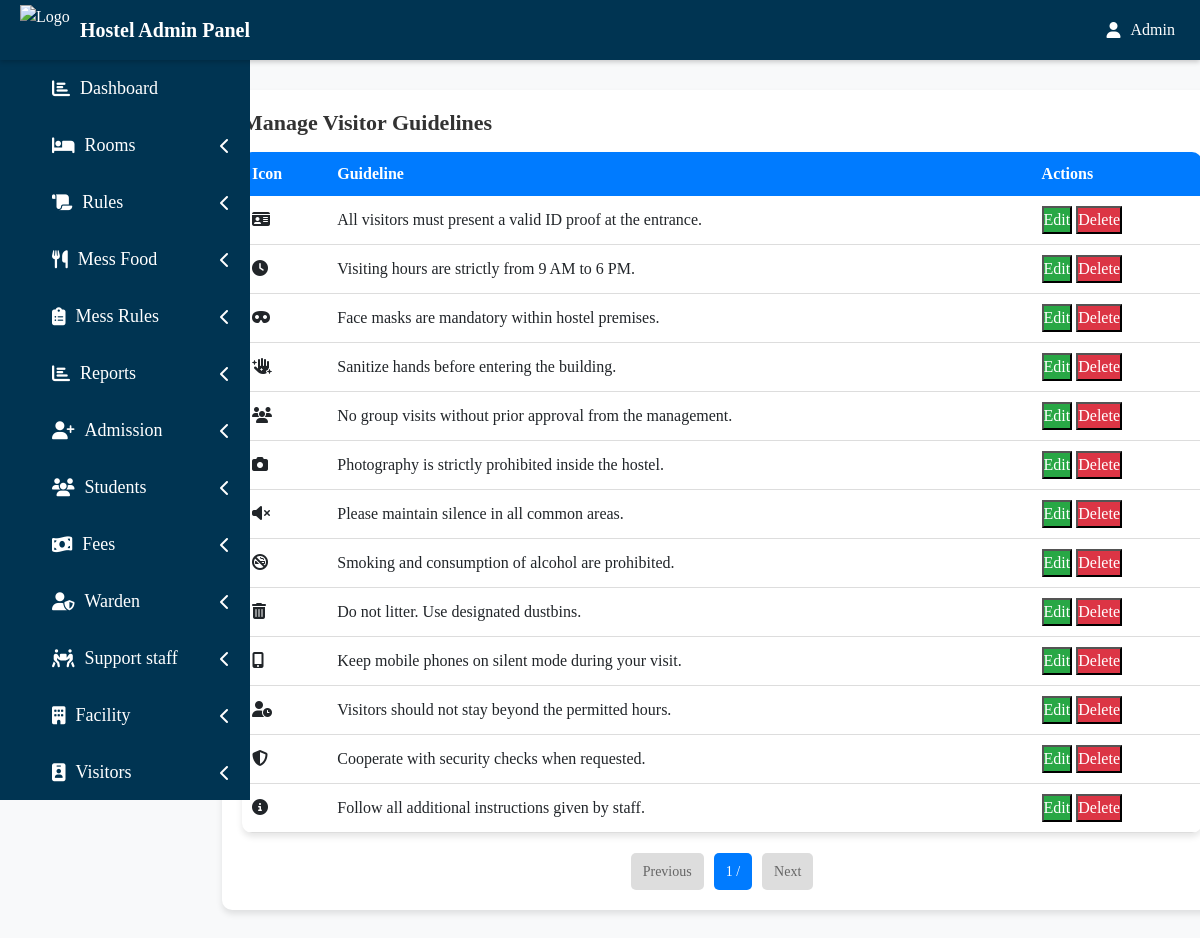
Screenshot of /hadmin/admin_manage_guidelines.php,.php with the database file from the repository.
### tables this page shows
CREATE TABLE `visitor_guidelines` (
  `id` int(11) NOT NULL,
  `icon` varchar(100) NOT NULL,
  `guideline` text NOT NULL
);

### hadmin/admin_manage_guidelines.php,.php (the view, shortened to what this page needs)
<?php
$page = isset($_GET['page']) ? (int)$_GET['page'] : 1;
$page = max(1, $page);
?>
<!DOCTYPE html>
<html>
<head>
    <link rel="stylesheet" href="https://cdnjs.cloudflare.com/ajax/libs/font-awesome/6.5.1/css/all.min.css">
    <link href="https://cdn.jsdelivr.net/npm/bootstrap@5.3.0/dist/css/bootstrap.min.css" rel="stylesheet">
</head>
<body>
     <?php  include ('include/side.php');?>
    <div class="container mt-4">
        <div class="container1">
            <fieldset>
                <legend><h1>Manage Visitor Guidelines</h1></legend>
                    <table>
        <tr>
            <th>Icon</th>
            <th>Guideline</th>
            <th>Actions</th>
        </tr>
        <?php
        $result = mysqli_query($conn, "SELECT * FROM visitor_guidelines");
        while($row = mysqli_fetch_assoc($result)){
            echo "<tr>
                    <td><i class='".$row['icon']."'></i></td>
                    <td>".$row['guideline']."</td>
                    <td>
                        <a href='admin_edit_guideline.php?id=".$row['id']."'><button class='edit-btn'>Edit</button></a>
                        <a href='admin_manage_guidelines.php?delete=".$row['id']."' onclick=\"return confirm('Are you sure?');\"><button class='delete-btn'>Delete</button></a>
                    </td>
                </tr>";
        }
        ?>
    </table>
                <div class="pagination">
                    <?php if ($page > 1): ?>
                        <a href="?page=<?php echo $page - 1 . $searchParam; ?>">Previous</a>
                    <?php else: ?>
                        <span class="disabled">Previous</span>
                    <?php endif; ?>
                    <span><?php echo $page; ?> / <?php echo $totalPages; ?></span>
                    <?php if ($page < $totalPages): ?>
                        <a href="?page=<?php echo $page + 1 . $searchParam; ?>">Next</a>
                    <?php else: ?>
                        <span class="disabled">Next</span>
                    <?php endif; ?>
                </div>
            </fieldset>
        </div>
    </div>
</body>
</html>

### hadmin/admin_manage_guidelines.php,.php (style rules this page uses)
body { font-family: 'Poppins', sans-serif; background-color: #f8f9fa; }
.container1 { background: #fff; padding: 20px; border-radius: 10px; box-shadow: 0 4px 6px rgba(0, 0, 0, 0.1); margin-top: 90px; margin-left: 180px; width: 1000px; margin-bottom: 30px; }
h1 { font-size: 22px; font-weight: 600; color: #333; }
table { width: 100%; background: #fff; border-radius: 10px; overflow: hidden; box-shadow: 0 4px 6px rgba(0, 0, 0, 0.1); }
th { background: #007bff; color: white; text-align: left; padding: 10px; }
td { padding: 10px; border-bottom: 1px solid #ddd; }
.edit-btn { background: #28a745; color: white; }
.delete-btn { background: #dc3545; color: white; }
.pagination { margin-top: 20px; display: flex; justify-content: center; gap: 10px; }
.pagination a, .pagination span { padding: 8px 12px; border-radius: 5px; text-decoration: none; font-size: 14px; background: #007bff; color: white; }
.pagination .disabled { background: #ddd; color: #666; pointer-events: none; }

### hadmin/include/side.php (style rules this page uses)
* { margin: 0; padding: 0; font-family: times new roman; }

### rows the page displays
visitor_guidelines: guideline "All visitors must present a valid ID proof at the entrance."
visitor_guidelines: guideline "Visiting hours are strictly from 9 AM to 6 PM."
visitor_guidelines: guideline "Face masks are mandatory within hostel premises."
visitor_guidelines: guideline "Sanitize hands before entering the building."
visitor_guidelines: guideline "No group visits without prior approval from the management."
visitor_guidelines: guideline "Photography is strictly prohibited inside the hostel."
visitor_guidelines: guideline "Please maintain silence in all common areas."
visitor_guidelines: guideline "Smoking and consumption of alcohol are prohibited."
visitor_guidelines: guideline "Do not litter. Use designated dustbins."
visitor_guidelines: guideline "Keep mobile phones on silent mode during your visit."
visitor_guidelines: guideline "Visitors should not stay beyond the permitted hours."
visitor_guidelines: guideline "Cooperate with security checks when requested."
visitor_guidelines: guideline "Follow all additional instructions given by staff."

### other values shown
$page "1"
